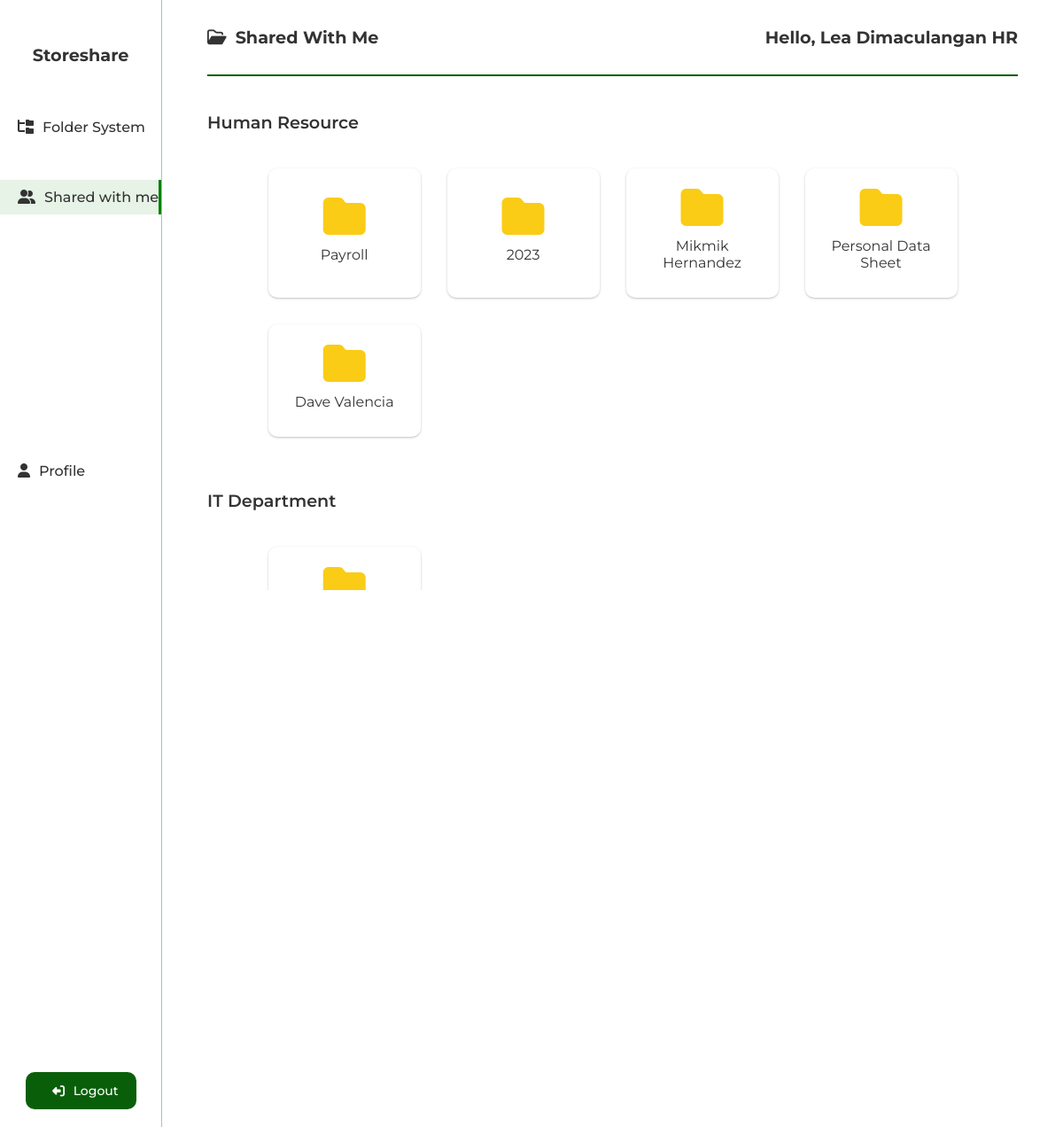
Page /storeshare-u/shared.php (signed in) on the committed database.
### tables this page shows
CREATE TABLE `access_rights_table` (
  `access_id` int(11) NOT NULL,
  `email` varchar(255) NOT NULL,
  `access_level` int(11) NOT NULL,
  `folder_path_name` varchar(255) NOT NULL
);

### storeshare-u/shared.php (the view, shortened to what this page needs)
<?php
    $userEmail = $_SESSION["email"];
    include ("../config/db_config.php");
    $sql = "SELECT * FROM access_rights_table WHERE email='$userEmail'";
    $result = mysqli_query($conn, $sql);
    $userAccessInfo = mysqli_fetch_all($result, MYSQLI_ASSOC);
    $categories = array();
    foreach($userAccessInfo as $accessibleFolder){
        if(isMainFolder($accessibleFolder["folder_path_name"])){
            $pathInfo = explode("/", $accessibleFolder["folder_path_name"]);
            array_push($categories, $pathInfo[1]);
        }
    }
    function isMainFolder($folderPathName){
        $pathInfo = explode("/", $folderPathName);
        if(count($pathInfo) == 2){
            return true;
        }
        return false;
    }
    function isOnSameMainFolder($category, $folderPathName){
        if(!isMainFolder($folderPathName)){
            $pathInfo = explode("/", $folderPathName);
            if($pathInfo[1] == $category){
                return true;
            }
        }
        return false;
    }
    function getFolderName($folderPathName){
        $pathInfo = explode("/", $folderPathName);
        $pathInfo = end($pathInfo);
        return $pathInfo;
    }
?>
<!DOCTYPE html>
<html lang="en">
  <head>
    <link rel="stylesheet" href="../CSS/style.css" />
    <link rel="stylesheet" href="../CSS/utilities.css" />
    <link
      rel="stylesheet"
      href="https://cdnjs.cloudflare.com/ajax/libs/font-awesome/6.4.2/css/all.min.css"
    />
  </head>
  <body>
    <?php include("storeshare-user-sidebar.php") ?>
    <section class="main-dashboard bg-light-primary">
        <div class="container">
            <div class="sticky">
                <div id="top-header" class="flex flex-just-sb ">
                    <h2 id="current-path" class="txt-md"><i class="fa-regular fa-folder-open mr-1"></i>Shared With Me</h2>
                    <h1 class="txt-md my-3">Hello, <?php echo $username?></h1>
                </div>
            </div>
            <section class="directory-content mt-2">
                <?php foreach($categories as $category):?>
                    <div class="flex flex-just-left">
                        <h1 class="txt-fw-3 txt-md mt-2 mb-2"><?php echo $category?></h1>
                    </div>
                    <div class="folder-container mt-2 mb-4">
                        <?php foreach($userAccessInfo as $accessibleFolder):?>
                            <?php if(isOnSameMainFolder($category, $accessibleFolder["folder_path_name"])): ?>
                                <a href="folder.php?path=<?php echo $accessibleFolder["folder_path_name"]?>" class="folder-item flex flex-column">
                                    <i class="fa-solid fa-folder txt-lg folder-icon"></i>
                                    <p class="txt-sm"><?php echo getFolderName($accessibleFolder["folder_path_name"]); ?></p>
                                </a>
                            <?php endif;?>
                        <?php endforeach; ?>
                    </div>
                <?php endforeach?>
            </section>
    </section>
  </body>
</html>

### CSS/style.css (style rules this page uses)
* { box-sizing: border-box; margin: 0; padding: 0; }
body { height: 100vh; font-family: "Montserrat", sans-serif; color: #333333; background: #edf2f4; display: flex; }
a { text-decoration: none; color: #333333; }
h1, h2, h3, h4 { margin: 10px 0; }
p { margin: 10px 0; }
.txt-lg { font-size: 1.6rem; }
.txt-md { font-size: 1.2rem; }
.txt-sm { font-size: 1rem; }
.main-dashboard { position: relative; max-height: 100vh; width: 100%; overflow-y: hidden; }
#top-header { border-bottom: 2px solid rgb(9, 95, 9); }
.folder-container { width: 85%; margin: 0 auto; display: grid; grid-template-columns: repeat(4, 2fr); grid-gap: 30px; }
.folder-item { border-radius: 10px; padding: 20px 20px; box-shadow: 0 1px 3px 0 rgb(0 0 0 / 0.2), 0 1px 2px -1px rgb(0 0 0 / 0.2); text-align: center; }
.folder-item { cursor: pointer; transition: all 0.2s ease-in; }
.folder-icon { font-size: 48px; color: rgb(250 204 21); }
.directory-content { position: relative; width: 100%; max-height: 560px; overflow-y: scroll; }

### CSS/utilities.css (style rules this page uses)
.container { width: 90%; margin: 0 auto; }
.flex { display: flex; justify-content: center; align-items: center; width: 100%; }
.flex-column { display: flex; flex-direction: column; justify-content: center; align-items: center; width: 100%; height: 100%; }
.flex-just-sb { justify-content: space-between; }
.flex-just-left { justify-content: flex-start; }
.txt-fw-3 { font-weight: 600; }
.bg-light-primary { background: #fff; }
.sticky { position: sticky; top: 0; z-index: 30; }
.my-3 { margin: 30px 0; }
.mr-1 { margin-right: 10px; }
.mb-2 { margin-bottom: 20px; }
.mb-4 { margin-bottom: 40px; }
.mt-2 { margin-top: 20px; }

### rows in the picture
access_rights_table: folder_path_name "Payroll"
access_rights_table: folder_path_name "2023"
access_rights_table: folder_path_name "Mikmik Hernandez"
access_rights_table: folder_path_name "Personal Data Sheet"
access_rights_table: folder_path_name "Dave Valencia"

### other values in the picture
$username "Lea Dimaculangan HR"
$category "Human Resource"
$category "IT Department"
